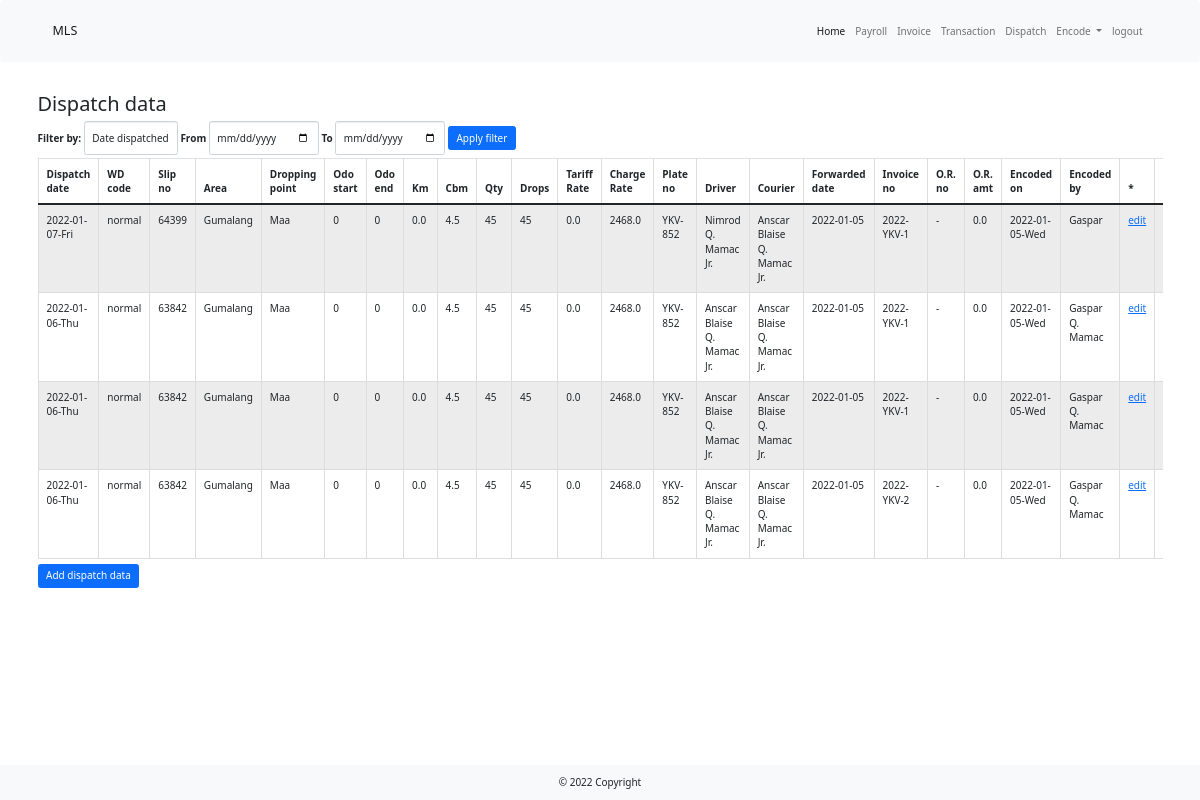
The page /dispatch_report (signed in) on the database its author committed.
### main.py (models this page shows)
class DispatchTable(UserMixin, db.Model):
    __tablename__ = "dispatch"
    id = db.Column(db.Integer, primary_key=True, unique=True)
    dispatch_date = db.Column(db.String(100), nullable=False)
    wd_code = db.Column(db.String(100), nullable=False)
    slip_no = db.Column(db.String(100), nullable=False)
    route = db.Column(db.String(100), nullable=False)
    area = db.Column(db.String(250))
    destination = db.Column(db.String(100))
    odo_start = db.Column(db.Integer)
    odo_end = db.Column(db.Integer)
    km = db.Column(db.Float(precision=1))
    cbm = db.Column(db.Float(precision=1), nullable=False)
    qty = db.Column(db.Integer, nullable=False)
    drops = db.Column(db.Integer, nullable=False)
    std_rate = db.Column(db.Float(precision=1), nullable=False)
    rate = db.Column(db.Float(precision=1), nullable=False)
    plate_no = db.Column(db.String(100), nullable=False)
    driver = db.Column(db.String(100), nullable=False)
    courier = db.Column(db.String(100), nullable=False)
    forwarded_date = db.Column(db.String(100), nullable=False)
    invoice_no = db.Column(db.String(100))
    or_no = db.Column(db.String(100))
    or_amt = db.Column(db.Float(precision=1))
    encoded_on = db.Column(db.String(100), nullable=False)
    encoded_by = db.Column(db.String(100))
    encoder_id = db.Column(db.Integer, db.ForeignKey("users.id"))
    encoder = relationship("UserTable", back_populates="dispatch")

### main.py (the view)
@app.route("/dispatch_report", methods=["Get", "Post"])
def dispatch():
    form = DispatchTableFilterForm()
    with create_engine('sqlite:///lbc_dispatch.db').connect() as cnx:
        df = pd.read_sql_table(table_name="dispatch", con=cnx)
    sorted_df = df.head(n=25).sort_values("dispatch_date", ascending=False)
    if form.validate_on_submit():
        start = form.date_start.data
        end = form.date_end.data
        index = form.filter.data
        filtered_df = df[(df[index] >= str(start)) & (df[index] <= str(end))].sort_values(index, ascending=False)
        return render_template("dispatch_data.html", form=form, df=filtered_df)
    return render_template("dispatch_data.html", form=form, df=sorted_df)

### _forms.py
class DispatchTableFilterForm(FlaskForm):
    filter = SelectField("Filter by:", choices=[
        ("dispatch_date", "Date dispatched"),
        ("encoded_on", "Date encoded")])
    date_start = DateField("From")
    date_end = DateField("To")
    submit = SubmitField("Apply filter")

### main.py (called while the page is built)
@login_manager.user_loader
def load_user(user_id):
    return UserTable.query.get(int(user_id))

### templates/dispatch_data.html (shortened to what this page needs)
{% extends 'bootstrap/base.html' %}
{% import "bootstrap/wtf.html" as wtf %}
{% block content %}
    {% include '_header.html' %}
    <div class="container my-5">
        <h2>Dispatch data</h2>
        {{ wtf.quick_form(form, novalidate=True, extra_classes="form form-inline mb-1", button_map={"submit": "primary"}) }}
        <div class="table-responsive">
            <table class="table table-striped table-hover table-bordered table-sm">
                <caption><a class="btn btn-primary" href="{{ url_for('input_dispatch')}}">Add dispatch data</a> </caption>
                <thead>
                <tr>
                    <th scope="col">Dispatch date</th>
                    <th scope="col">WD code</th>
                    <th scope="col">Slip no</th>
                    <th scope="col">Area</th>
                    <th scope="col">Dropping point</th>
                    <th scope="col">Odo start</th>
                    <th scope="col">Odo end</th>
                    <th scope="col">Km</th>
                    <th scope="col">Cbm</th>
                    <th scope="col">Qty</th>
                    <th scope="col">Drops</th>
                    <th scope="col">Tariff Rate</th>
                    <th scope="col">Charge Rate</th>
                    <th scope="col">Plate no</th>
                    <th scope="col">Driver</th>
                    <th scope="col">Courier</th>
                    <th scope="col">Forwarded date</th>
                    <th scope="col">Invoice no</th>
                    <th scope="col">O.R. no</th>
                    <th scope="col">O.R. amt</th>
                    <th scope="col">Encoded on</th>
                    <th scope="col">Encoded by</th>
                    <th scope="col">*</th>
                    <th scope="col">**</th>
                </tr>
                </thead>
                <tbody>
                {% for row in df.itertuples(): %}
                <tr>
                    <td>{{ row[2] }}</td>
                    <td>{{ row[3] }}</td>
                    <td>{{ row[4] }}</td>
                    <td>{{ row[6] }}</td>
                    <td>{{ row[7] }}</td>
                    <td>{{ row[8] }}</td>
                    <td>{{ row[9] }}</td>
                    <td>{{ row[10] }}</td>
                    <td>{{ row[11] }}</td>
                    <td>{{ row[12] }}</td>
                    <td>{{ row[13] }}</td>
                    <td>{{ row[14] }}</td>
                    <td>{{ row[15] }}</td>
                    <td>{{ row[16] }}</td>
                    <td>{{ row[17] }}</td>
                    <td>{{ row[18] }}</td>
                    <td>{{ row[19] }}</td>
                    <td>{{ row[20] }}</td>
                    <td>{{ row[21] }}</td>
                    <td>{{ row[22] }}</td>
                    <td>{{ row[23] }}</td>
                    <td>{{ row[24]}}</td>
                <td><a href="{{ url_for('edit_dispatch', dispatch_id=row[1]) }}">edit</a></td>
                <td><a href="{{ url_for('delete_dispatch', dispatch_id=row[1]) }}">delete</a></td>
                </tr>
                {% endfor %}
                </tbody>
            </table>
        </div>
    </div>
    {% include '_footer.html' %}
{% endblock  %}

### rows shown on the page
DispatchTable: dispatch_date "2022-01-07-Fri", wd_code "normal", slip_no "64399", area "Gumalang", destination "Maa", odo_end "0", km "0", row "0.0", cbm "4.5", drops "45", row "45", rate "2468.0", plate_no "YKV-852", driver "Nimrod Q. Mamac Jr.", courier "Anscar Blaise Q. Mamac Jr.", forwarded_date "2022-01-05", invoice_no "2022-YKV-1", row "-", encoded_on "2022-01-05-Wed", encoded_by "Gaspar"
DispatchTable: dispatch_date "2022-01-06-Thu", wd_code "normal", slip_no "63842", area "Gumalang", destination "Maa", odo_end "0", km "0", row "0.0", cbm "4.5", drops "45", row "45", rate "2468.0", plate_no "YKV-852", driver "Anscar Blaise Q. Mamac Jr.", courier "Anscar Blaise Q. Mamac Jr.", forwarded_date "2022-01-05", invoice_no "2022-YKV-1", row "-", encoded_on "2022-01-05-Wed", encoded_by "Gaspar Q. Mamac"
DispatchTable: dispatch_date "2022-01-06-Thu", wd_code "normal", slip_no "63842", area "Gumalang", destination "Maa", odo_end "0", km "0", row "0.0", cbm "4.5", drops "45", row "45", rate "2468.0", plate_no "YKV-852", driver "Anscar Blaise Q. Mamac Jr.", courier "Anscar Blaise Q. Mamac Jr.", forwarded_date "2022-01-05", invoice_no "2022-YKV-1", row "-", encoded_on "2022-01-05-Wed", encoded_by "Gaspar Q. Mamac"
DispatchTable: dispatch_date "2022-01-06-Thu", wd_code "normal", slip_no "63842", area "Gumalang", destination "Maa", odo_end "0", km "0", row "0.0", cbm "4.5", drops "45", row "45", rate "2468.0", plate_no "YKV-852", driver "Anscar Blaise Q. Mamac Jr.", courier "Anscar Blaise Q. Mamac Jr.", forwarded_date "2022-01-05", invoice_no "2022-YKV-2", row "-", encoded_on "2022-01-05-Wed", encoded_by "Gaspar Q. Mamac"
